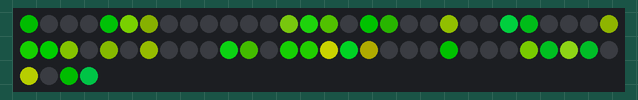
Recording of a sketch running on a simulated Arduino Uno, built with avr-gcc and run on an emulated ATmega328P. Shown: 64 RGB LEDs in strip order, left to right, continuing on the next row. Dim RGB values are drawn brighter than linear; random numbers use the default seed unless the sketch sets one.

Above: at 0.45 s.
At 5.27 s:
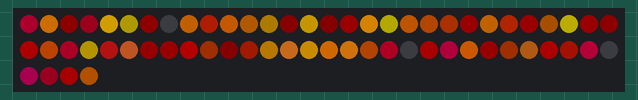
At 10.09 s:
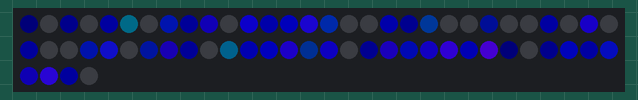
At 20.03 s:
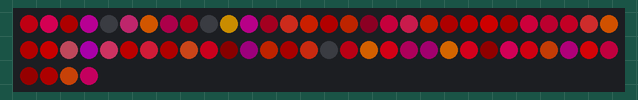
At 29.67 s:
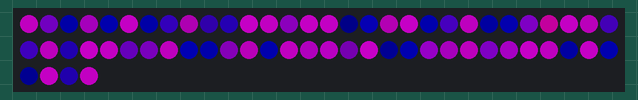
At 39.6 s:
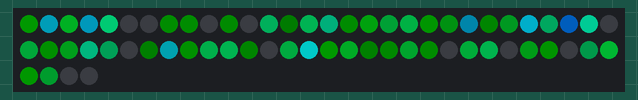

The sketch:

Confetti_Pink.ino
```cpp
#include "FastLED.h"

#define DATA_PIN      8
#define NUM_LEDS     64

CRGB leds[NUM_LEDS];

uint8_t  confettiFade = 8;              // How quickly does it fade? Lower = slower fade rate.
int       confettiHue = 50;             // Starting hue.
uint8_t   confettiInc = 3;              // Incremental value for rotating hues
uint8_t   confettiSat = 100;            // The saturation, where 255 = brilliant colours.
uint8_t   confettiBri = 255;            // Brightness of a sequence. Remember, max_bright is the overall limiter.
int       confettihuediff = 256;        // Range of random #'s to use for hue

void setup(){
 Serial.begin(115200);
 FastLED.addLeds<WS2812B, DATA_PIN, GRB>(leds, NUM_LEDS).setCorrection(TypicalLEDStrip);
 FastLED.setBrightness(128);
 FastLED.setMaxPowerInVoltsAndMilliamps(5, 500);
}

void loop(){

 Confetti_Pink();

}

void Confetti_Pink(){                                         // random colored speckles that blink in and fade smoothly
  uint8_t secondHand = (millis() / 1000) % 15;                // IMPORTANT!!! Change '15' to a different value to change duration of the loop.
  static uint8_t lastSecond = 99;                             // Static variable, means it's only defined once. This is our 'debounce' variable.
  if (lastSecond != secondHand) {                             // Debounce to make sure we're not repeating an assignment.
    lastSecond = secondHand;
    switch(secondHand) {
      case  0: confettiInc=1; confettiHue=192; confettiSat=255; confettiFade=2; confettihuediff=256; break;  // You can change values here, one at a time , or altogether.
      case  5: confettiInc=2; confettiHue=128; confettiFade=8; confettihuediff=64; break;
      case 10: confettiInc=1; confettiHue=random16(255); confettiFade=1; confettihuediff=16; break;      // Only gets called once, and not continuously for the next several seconds. Therefore, no rainbows.
      case 15: break;                                                                // Here's the matching 15 for the other one.
    }
  }                                               // Check the demo loop for changes to the variables.

  EVERY_N_MILLISECONDS(5){       // FastLED based non-blocking delay to update/display the sequence.
    fadeToBlackBy(leds, NUM_LEDS, confettiFade);                    // Low values = slower fade.
    int pos = random16(NUM_LEDS);                               // Pick an LED at random.
    leds[pos] += CHSV((confettiHue + random16(confettihuediff))/4 , confettiSat, confettiBri);  // I use 12 bits for hue so that the hue increment isn't too quick.
    confettiHue = confettiHue + confettiInc;
  }
  FastLED.show();
}
```
